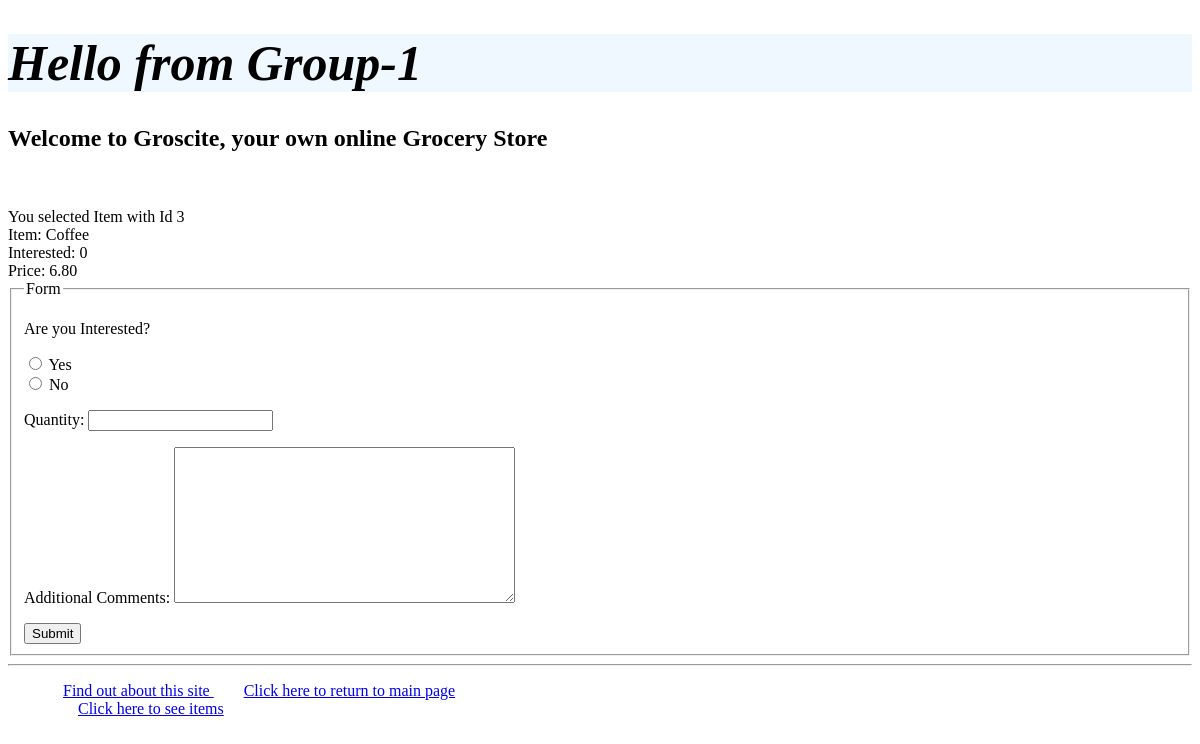
Screenshot of /myapp1/items/3/ with the database file from the repository.
### myapp1/models.py (models this page shows, shortened)
class Item(models.Model):
    type = models.ForeignKey(Type, related_name='items', on_delete=models.CASCADE)
    name = models.CharField(max_length=200)
    price = models.DecimalField(max_digits=10, decimal_places=2)
    stock = models.PositiveIntegerField(default=100)
    available = models.BooleanField(default=True)
    desc = models.TextField(blank=True, null=True)
    interested = models.PositiveIntegerField(default=0)

### myapp1/views.py (the view, shortened to what this page needs)
# urls.py: path('myapp1/items/<int:item_id>/', views.itemdetail, name='item'),
def itemdetail(request, item_id):
    try:
        item_by_id = Item.objects.get(id=item_id)
        form = InterestForm()
        return render(request, 'myapp1/itemdetail.html', {'item': item_by_id, 'form': form})
    except:
        context = {'msg': "Item with Item id " + str(item_id) + " does not exist!"}
        return render(request, 'myapp1/itemdetail.html', context)

### myapp1/forms.py
class InterestForm(forms.Form):
    choices = ((1, 'Yes'), (0, 'No'))
    interested = forms.ChoiceField(choices=choices, label='Are you Interested?', help_text='', widget=forms.RadioSelect)
    quantity = forms.IntegerField(min_value=1)
    comments = forms.CharField(label='Additional Comments', widget=forms.Textarea())

### myapp1/templates/myapp1/itemdetail.html (shortened to what this page needs)
{% extends 'myapp1/base.html' %}
{% block body_block %}
<br/>
<br/>
    {%if msg %}
        {{ msg }}
    {% else %}
    You selected Item with Id {{ item.id }}
    <br/>
    Item: {{ item.name }}
    <br/>
    Interested: {{ item.interested }}
    <br/>
    Price: {{ item.price }}
    {% endif %}
<div class="container">
    <form method="POST">
      <fieldset>
        <legend>Form</legend>
        {{ form.as_p }}
        <button type="submit" class="btn btn-primary">Submit</button>
      </fieldset>
    </form>
</div>
{% endblock %}

### rows the page displays
Item: id "3", name "Coffee", interested "0", price "6.80"
